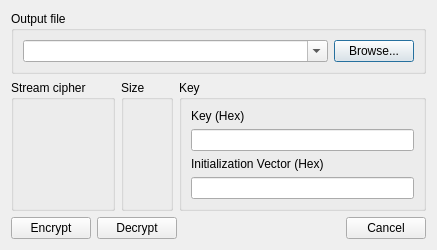
<?xml version="1.0" encoding="UTF-8"?>
<ui version="4.0">
 <class>aesDialog</class>
 <widget class="QDialog" name="aesDialog">
  <property name="geometry">
   <rect>
    <x>0</x>
    <y>0</y>
    <width>437</width>
    <height>230</height>
   </rect>
  </property>
  <property name="windowTitle">
   <string>Dialog</string>
  </property>
  <layout class="QVBoxLayout" name="verticalLayout_2">
   <item>
    <widget class="QGroupBox" name="groupBox">
     <property name="title">
      <string>Output file</string>
     </property>
     <layout class="QHBoxLayout" name="horizontalLayout_2">
      <item>
       <widget class="QComboBox" name="comboBox">
        <property name="sizePolicy">
         <sizepolicy hsizetype="MinimumExpanding" vsizetype="Fixed">
          <horstretch>0</horstretch>
          <verstretch>0</verstretch>
         </sizepolicy>
        </property>
        <property name="editable">
         <bool>true</bool>
        </property>
       </widget>
      </item>
      <item>
       <widget class="QPushButton" name="pushButton">
        <property name="text">
         <string>Browse...</string>
        </property>
       </widget>
      </item>
     </layout>
    </widget>
   </item>
   <item>
    <layout class="QHBoxLayout" name="horizontalLayout_3">
     <item>
      <widget class="QGroupBox" name="groupBox_2">
       <property name="title">
        <string>Stream cipher</string>
       </property>
      </widget>
     </item>
     <item>
      <widget class="QGroupBox" name="groupBox_3">
       <property name="title">
        <string>Size</string>
       </property>
      </widget>
     </item>
     <item>
      <widget class="QGroupBox" name="groupBox_4">
       <property name="title">
        <string>Key</string>
       </property>
       <layout class="QVBoxLayout" name="verticalLayout">
        <item>
         <widget class="QLabel" name="label">
          <property name="text">
           <string>Key (Hex)</string>
          </property>
         </widget>
        </item>
        <item>
         <widget class="QLineEdit" name="lineEdit"/>
        </item>
        <item>
         <widget class="QLabel" name="label_2">
          <property name="text">
           <string>Initialization Vector (Hex)</string>
          </property>
         </widget>
        </item>
        <item>
         <widget class="QLineEdit" name="lineEdit_2"/>
        </item>
       </layout>
      </widget>
     </item>
    </layout>
   </item>
   <item>
    <layout class="QHBoxLayout" name="horizontalLayout">
     <property name="sizeConstraint">
      <enum>QLayout::SetMinimumSize</enum>
     </property>
     <item>
      <widget class="QPushButton" name="pushButton_2">
       <property name="text">
        <string>Encrypt</string>
       </property>
      </widget>
     </item>
     <item>
      <widget class="QPushButton" name="pushButton_3">
       <property name="text">
        <string>Decrypt</string>
       </property>
      </widget>
     </item>
     <item>
      <spacer name="horizontalSpacer">
       <property name="orientation">
        <enum>Qt::Horizontal</enum>
       </property>
       <property name="sizeHint" stdset="0">
        <size>
         <width>40</width>
         <height>20</height>
        </size>
       </property>
      </spacer>
     </item>
     <item>
      <widget class="QPushButton" name="pushButton_4">
       <property name="text">
        <string>Cancel</string>
       </property>
      </widget>
     </item>
    </layout>
   </item>
  </layout>
 </widget>
 <resources/>
 <connections>
  <connection>
   <sender>pushButton_4</sender>
   <signal>clicked()</signal>
   <receiver>aesDialog</receiver>
   <slot>close()</slot>
   <hints>
    <hint type="sourcelabel">
     <x>361</x>
     <y>210</y>
    </hint>
    <hint type="destinationlabel">
     <x>316</x>
     <y>211</y>
    </hint>
   </hints>
  </connection>
 </connections>
</ui>
